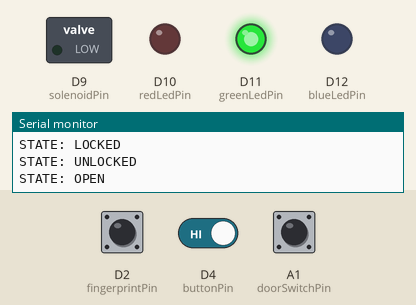
The sketch below on a simulated Arduino MKR. Parts: switched loads named in the sketch (green lamp = pin HIGH), output pins drawn as LEDs (lit = HIGH), the last lines printed to the serial monitor. The inputs (shaded band) are chosen by the test bench; at power-on: A1 (doorSwitchPin) HIGH, D4 (buttonPin) HIGH, D2 (fingerprintPin) HIGH. WiFi joins after 1.5 s; servers stay silent unless stated.

Above: at 13.8 s.
13.9 s: A1 (doorSwitchPin) pulled LOW for 0.3 s
At 16.2 s:
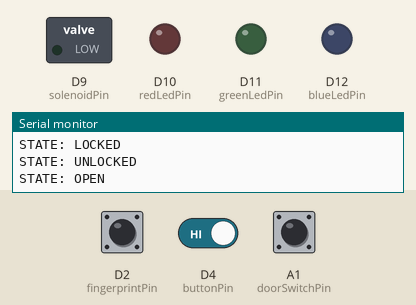
16.9 s: A1 (doorSwitchPin) pulled LOW for 1 s
At 17.9 s:
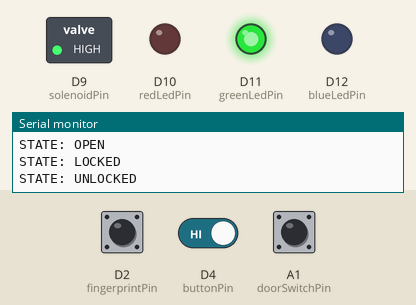
19.9 s: A1 (doorSwitchPin) pulled LOW for 3.2 s
At 20.23 s:
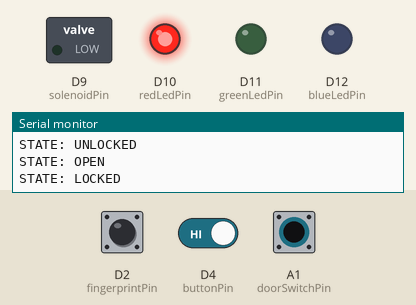
24.6 s: D4 (buttonPin) driven LOW and A1 (doorSwitchPin) driven LOW
At 27.4 s:
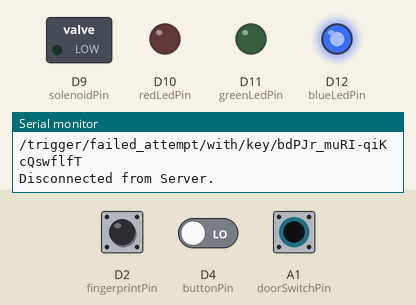
27.6 s: A1 (doorSwitchPin) driven HIGH
At 28.5 s:
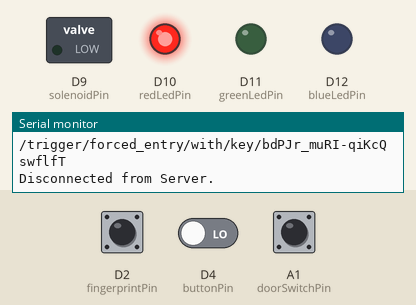
29.5 s: A1 (doorSwitchPin) driven LOW
At 31.8 s:
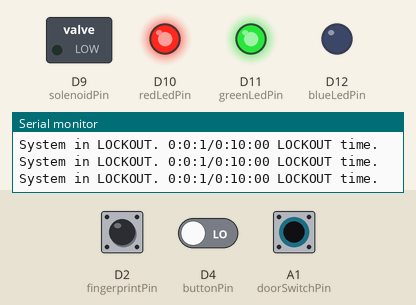
Timing chart, 0 to 33.5 s (numbered marks = the images above; inputs shaded):
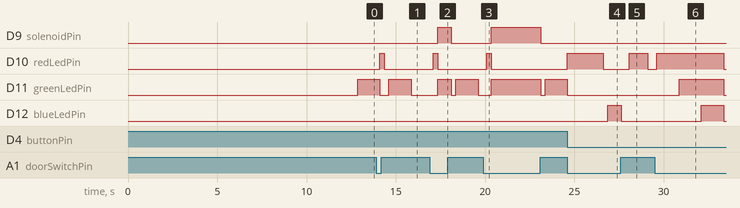

Measured:
- after the input at 13.9 s, D10 (redLedPin): LOW → HIGH after 0.21 s, → LOW 0.25 s later
- after the input at 16.9 s, D9 (solenoidPin): LOW → HIGH after 0.46 s, → LOW 0.75 s later; D10 (redLedPin): LOW → HIGH after 0.21 s, → LOW 0.25 s later
- after the input at 19.9 s, D9 (solenoidPin): LOW → HIGH after 0.46 s, → LOW 2.7 s later; D10 (redLedPin): LOW → HIGH after 0.21 s, → LOW 0.25 s later
- after the input at 24.6 s, D10 (redLedPin): LOW → HIGH at once, → LOW 2.0 s later; D11 (greenLedPin): goes on until 24.6 s, then stays LOW; D12 (blueLedPin): LOW → HIGH after 2.3 s
- after the input at 27.6 s, D10 (redLedPin): LOW → HIGH after 0.48 s, → LOW 1.0 s later
- after the input at 29.5 s, D11 (greenLedPin): LOW → HIGH after 1.4 s, → LOW 2.5 s later; D12 (blueLedPin): LOW → HIGH after 2.6 s, → LOW 1.2 s later

The sketch:

fingerprintDoorLock.ino
```cpp
#include <WiFiNINA.h>
#include <Adafruit_Fingerprint.h>
#include <Wire.h>
#include "secrets.h"

// setup serial for fingerprint sensor
#if (defined(__AVR__) || defined(ESP8266)) && !defined(__AVR_ATmega2560__)
SoftwareSerial mySerial(2, 3);
#else
#define mySerial Serial1
#endif


char ssid[] = SECRET_SSID;      // your network SSID (name)
char pass[] = SECRET_PASS;      // your network password
int status = WL_IDLE_STATUS;    // the WiFi radio's status
int keyIndex = 0;               // your network key Index number (needed only for WEP)
WiFiClient  client;

// IFTTT setup
char   HOST_NAME[] = "maker.ifttt.com";
String PATH_ONE = "/trigger/";
String PATH_TWO = "/with/key/bdPJr_muRI-qiKcQswflfT";
String pathString = "";
//=========
// WEBHOOKS
//=========
// forced_entry - https://maker.ifttt.com/trigger/forced_entry/with/key/bdPJr_muRI-qiKcQswflfT
// access_granted - https://maker.ifttt.com/trigger/access_granted/with/key/bdPJr_muRI-qiKcQswflfT
// open_to_long - https://maker.ifttt.com/trigger/open_to_long/with/key/bdPJr_muRI-qiKcQswflfT
// lockout - https://maker.ifttt.com/trigger/lockout/with/key/bdPJr_muRI-qiKcQswflfT
// failed_attempt - https://maker.ifttt.com/trigger/failed_attempt/with/key/bdPJr_muRI-qiKcQswflfT


// state setup
const int OPEN = 0, LOCKED = 1, WAITING = 2, SCANNING = 3, UNLOCKED = 4, LOCKOUT = 5, ALERT = 6;
int state;                                  // current state

// door state setup
const int DOOR_CLOSED = 0, DOOR_OPEN = 1;
int doorState;                              // current door state

// alert state setup for IFTTT
const int FORCED_ENTRY = 0, ACCESS_GRANTED = 1, OPEN_TO_LONG = 2, LOCKOUT_ALERT = 3, FAILED_ATTEMPT = 4;
int alertState;                              // current door state

// other variables
const int ATTEMPTS_ALLOWED = 3;             // allowed attempts before lockout
const int CONFIDENCE_LEVEL = 50;            // fingerprints need a confidence level above this to have a chance of gaining access
int declinedAttempts = 0;                   // current attempts that have failed to gain access
int flashCount = 0;                         // used to track the number of flashes in LOCKOUT
int red = LOW;                              // state of red LED, 0 = LOW, 1 = HIGH
int green = LOW;                            // state of green LED, 0 = LOW, 1 = HIGH
int blue = LOW;                             // state of blue LED, 0 = LOW, 1 = HIGH
int buttonState = 0;                        // changes when a button is pressed
int scanState = 2;                          // the next state after a finger is scanned
bool hasBeenNotified = false;               // is true when an alert message is sent
bool doorForced = false;                    // changes if door is forced open

// timer parameters in milliseconds
const unsigned long INTERVAL_TIME = 250;    // 0.25 second
const double LOCK_LED_TIME = 2000;          // 2 seconds; time showing the system was recently locked
const double SCAN_LED_TIME = 2000;          // 5 seconds; time allowed during scanning
const double UNLOCKED_LED_TIME = 5000;      // 5 seconds; time showing the system was recently unlocked
const double OPEN_TIME = 10000;             // 10 seconds; time allowed for door to be open before alerts start
const double ALERT_INTERVAL = 1000;         // 1 second; intervals of flashing lights while in alert state
const double LOCKOUT_TIME = 10000;          // 10 seconds; time in lockout after 3 denied/failed attempts in succession

// timers
double timer = 0;
double flashTimer = 0;
double timeInState = 0;
int seconds = 0;
int minutes = 0;
int hours = 0;
unsigned long currentMillis = 0;
unsigned long previousMillis = 0;

// fingerprint sensor setup
Adafruit_Fingerprint finger = Adafruit_Fingerprint(&mySerial); // assign serial to finger
const int FINGERPRINT_SLOTS = 128;             // allowed attempts before lockout
bool fingerScanned = false;
bool access = false;
bool fingersWithAccess[FINGERPRINT_SLOTS];

// Arduino Nano Pin Information
// 5V = Red wire from Fingerprint Sensor
// GND = Black wire from Fingerprint Sensor
// TX = White wire from Fingerprint Sensor
// RX = Green wire from Fingerprint Sensor
// D2 = Yellow wire from Fingerprint Sensor - detects when a finger is on the scanner
// D4 = Release button
// D9 = Solenoid Lock
// D10 = Red LED
// D11 = Green LED
// D12 = Blue LED
// D16 = Door switch

// inputs
const int fingerprintPin = 2; // detects finger on fingerprint sensor
const int buttonPin = 4;      // release button
const int doorSwitchPin = 16; // door switch sensor

// outputs
const int solenoidPin = 9;    // solenoid lock
const int redLedPin = 10;     // red led
const int greenLedPin = 11;   // green led
const int blueLedPin = 12;    // blue led

void setup() {

  // WiFi setup
  Serial.begin(115200);
  while (!Serial) {
    ;
  }

  // check for the WiFi module:
  if (WiFi.status() == WL_NO_MODULE) {
    Serial.println("Communication with WiFi module failed!");
    // don't continue
    while (true);
  }

  String fv = WiFi.firmwareVersion();
  if (fv < WIFI_FIRMWARE_LATEST_VERSION) {
    Serial.println("Please upgrade the firmware.");
  }

  // attempt to connect to WiFi network:
  while (status != WL_CONNECTED) {
    Serial.print("Attempting to connect to WPA SSID: ");
    Serial.println(ssid);
    // Connect to WPA/WPA2 network:
    status = WiFi.begin(ssid, pass);

    // wait 10 seconds for connection:
    loadingDelay(10);
  }
  // you're connected now, so print out the data:
  Serial.println("You're connected to the network.");

  // fingerprint sensor setup
  Serial.begin(9600);
  while (!Serial);  // For Yun/Leo/Micro/Zero/...
  delay(100);
  Serial.println("\n\nAdafruit finger detect test");

  // set the data rate for the sensor serial port
  finger.begin(57600);
  delay(5);
  if (finger.verifyPassword()) {
    Serial.println("Found fingerprint sensor!");
  } else {
    Serial.println("Did not find fingerprint sensor :(");
    while (1) { delay(1); }
  }
  // reset access array
  for (int i = 0; i < FINGERPRINT_SLOTS; i++) fingersWithAccess[i] = false;
  // fingers to  test
  fingersWithAccess[1] = true;  // left index
  fingersWithAccess[2] = false; // left middle
  fingersWithAccess[3] = true;  // left ring
  fingersWithAccess[4] = true;  // left thumb
  fingersWithAccess[5] = false; // right thumb

  pinMode(doorSwitchPin, INPUT_PULLUP);
  pinMode(buttonPin, INPUT);
  pinMode(fingerprintPin, INPUT);

  pinMode(solenoidPin, OUTPUT);
  pinMode(redLedPin, OUTPUT);
  pinMode(greenLedPin, OUTPUT);
  pinMode(blueLedPin, OUTPUT);
  nextDoorState(DOOR_CLOSED);
  next(LOCKED);
}

// this method prints to serial during delays to show that things are still working
void loadingDelay(int time){
  for (int i = 0; i < time; i++){
    Serial.print(". ");
    delay(1000);
  }
  Serial.println(". ");
}

// this method builds the path for the webhooks
void buildPath(){
  pathString = PATH_ONE;
  switch (alertState){
    case FORCED_ENTRY:
      pathString += "forced_entry";
      break;
    case ACCESS_GRANTED:
      pathString += "access_granted";
      break;
    case OPEN_TO_LONG:
      pathString += "open_to_long";
      break;
    case LOCKOUT_ALERT:
      pathString += "lockout";
      break;
    case FAILED_ATTEMPT:
      pathString += "failed_attempt";
      break;
  }
  pathString += PATH_TWO;
}

// this method connects to the webhook server and sends the webhook
void sendWebhook(){
  Serial.println("Connecting to Server.");

  // connect to web server on port 80:
  if (client.connect(HOST_NAME, 80)) {
    // if connected:
    Serial.println("Connected to server");
  }
  else {// if not connected:
    Serial.println("Connection failed");
  }
  buildPath();
  Serial.println(pathString);
  // make a HTTP request:
  // send HTTP header
  client.println("POST " + pathString + " HTTP/1.1");
  client.println("Host: " + String(HOST_NAME));
  client.println("Connection: close");
  client.println(); // end HTTP header

  // the server's disconnected, stop the client:
  client.stop();
  Serial.println("Disconnected from Server.");
}

// this method handles every tick for every state
void tick()
{
  timer -= INTERVAL_TIME;
  flashTimer -= INTERVAL_TIME;
  updateTimeInState();
  switch(state)
  {
    case OPEN:
      if (doorState == DOOR_CLOSED) {
        next(LOCKED);
        return;
      }
      if (flashTimer < 0) {
        flashTimer = ALERT_INTERVAL;
        green = LOW;
        flashCount++;
        if (flashCount > 1) flashCount = 0;
        if (flashCount > 0) green = HIGH;
        updateLEDs();
      }
      if (timer > 0) return;
      alertState = OPEN_TO_LONG;
      Serial.println("OPEN TO LONG: The system has detected that access has been open for more than "  + String(OPEN_TIME/1000) + " seconds! Please check system access.");
      hasBeenNotified = true;
      sendWebhook();
      next(ALERT);
      return;
    case LOCKED:
      if (doorState == DOOR_OPEN) {
        doorForced = true;
        next(ALERT);
      }
      if (timer > 0) return;
      next(WAITING);
      return;
    case WAITING:
      if (doorState == DOOR_OPEN) {
        doorForced = true;
        next(ALERT);
      }
      return;
    case SCANNING:
      if (doorState == DOOR_OPEN) {
        doorForced = true;
        next(ALERT);
      }
      if(!fingerScanned) scanState = scanningFinger();
      if (timer > 0 && !access) return;
      fingerScanned = false;
      next(scanState);
      return;
    case UNLOCKED:
      if (doorState == DOOR_OPEN) next(OPEN);
      if (timer > 0) return;
      next(LOCKED);
      return;
    case LOCKOUT:
      if (flashTimer < 0) {
        flashTimer = ALERT_INTERVAL;
        flashCount++;
        if (flashCount > 3) flashCount = 0;
        flashingLEDs();
        updateLEDs();
      }
      if (doorState == DOOR_OPEN) {
        doorForced = true;
        next(ALERT);
      }
      if (timer > 0) return;
      next(LOCKED);
      return;
    case ALERT:
      if (doorState == DOOR_CLOSED) {
        if (doorForced){
          doorForced = false;
          next (LOCKOUT);
          return;
        } else {
          next(LOCKED);
          return;
        }
      }
      if (doorState == DOOR_OPEN && !hasBeenNotified) {
        alertState = FORCED_ENTRY;
        Serial.println("FORCED_ENTRY: he system has been forced open! Please check system access.");
        hasBeenNotified = true;
        sendWebhook();
      }
      if (flashTimer < 0) {
        flashTimer = ALERT_INTERVAL;
        flashCount++;
        if (flashCount > 1) flashCount = 0;
        flashingLEDs();
        updateLEDs();
      }
      return;
    default:
      next(OPEN);
  }
}

// this method handles a release button press during the states
void releaseButtonPressed()
{
  buttonState = digitalRead(buttonPin);
  if (buttonState == LOW) return;

  buttonState = LOW;
  switch(state)
  {
    case OPEN:
      return;
    case LOCKED:
      next(UNLOCKED);
      return;
    case WAITING:
      next(UNLOCKED);
      return;
    case SCANNING:
      next(UNLOCKED);
      return;
    case UNLOCKED:
      return;
    case LOCKOUT:
      next(UNLOCKED);
      return;
    case ALERT:
      return;
    default:
      next(OPEN);
  }
}

// this method handles scanning the fingerprint
int scanningFinger()
{
  // scanned finger
  uint8_t scannedFinger = getFingerprintID();
  fingerScanned = true;
  // handle fingerprint scanner
  if (!access || !fingersWithAccess[scannedFinger])
  {
    access = false;
    declinedAttempts++;
    if (declinedAttempts == ATTEMPTS_ALLOWED)
    {
      alertState = LOCKOUT_ALERT;
      Serial.println("LOCKOUT: The system detected multiple failed or declined attempts. System is in LOUTOUT for " + String(LOCKOUT_TIME/1000) + " seconds!");
      sendWebhook();
      return LOCKOUT;
    }
    alertState = FAILED_ATTEMPT;
    Serial.println("FAILED ATTEMPT: A scan has failed to gain access. Remaining Attempts: " + String(ATTEMPTS_ALLOWED - declinedAttempts) + ".");
    sendWebhook();
    return WAITING;
  }
  alertState = ACCESS_GRANTED;
  Serial.println("ACCESS APPROVED! Door is UNLOCKED.");
  sendWebhook();
  return UNLOCKED;
}

// this method handles activation of the fingerprint sensor and determines what to do by looking at the current state
void readFingerprintSensor()
{
  // read the state of the fingerprint value:
  if(digitalRead(fingerprintPin) == LOW) return;

  bool access = false;
  switch(state)
  {
    case OPEN:
      return;
    case LOCKED:
      Serial.println("Door has just locked. Please wait.");
      return;
    case WAITING:
      next(SCANNING);
      return;
    case SCANNING:
      return;
    case UNLOCKED:
      return;
    case LOCKOUT:
      Serial.println("System in LOCKOUT. " + printTimeInState() + "/0:10:00 LOCKOUT time.");
      return;
    case ALERT:
      return;
    default:
      next(SCANNING);
  }
}

// this method handles door states
// this is part of a second FSM within the first but focuses on the state of the door
void nextDoorState(int newDoorState){
  doorState = newDoorState;
  // 0 is closed
  // 1 is open
  switch (doorState)  {
    case DOOR_CLOSED: // closed
      //Serial.println("Door switch is CLOSED");
      return;
    case DOOR_OPEN: // open
      //Serial.println("Door switch is OPEN");
      return;
  }
}

// this method reads the door switch sensor every tick
void readDoorSensor()
{
  int readDoorState = digitalRead(doorSwitchPin);
  if(doorState != readDoorState) nextDoorState(readDoorState);
}

// this method handles state changes and sets once off events
void next(int newState)
{
  flashCount = 0;
  flashingLEDs();
  resetTimeInState();
  state = newState;
  switch(state)
  {
    case OPEN:
      timer = OPEN_TIME;
      updateLEDs();
      digitalWrite(solenoidPin, LOW);
      Serial.println("STATE: OPEN");
      return;
    case LOCKED:
      hasBeenNotified = false;
      digitalWrite(solenoidPin, LOW);
      timer = LOCK_LED_TIME;
      red = HIGH;
      updateLEDs();
      Serial.println("STATE: LOCKED");
      return;
    case WAITING:
      updateLEDs();
      Serial.println("STATE: WAITING");
      return;
    case SCANNING:
      timer = SCAN_LED_TIME;
      blue = HIGH;
      updateLEDs();
      Serial.println("STATE: SCANNING");
      return;
    case UNLOCKED:
      digitalWrite(solenoidPin, HIGH);
      declinedAttempts = 0;
      timer = UNLOCKED_LED_TIME;
      green = HIGH;
      updateLEDs();
      Serial.println("STATE: UNLOCKED");
      return;
    case LOCKOUT:
      hasBeenNotified = false;
      timer = LOCKOUT_TIME;
      flashCount = 1;
      flashTimer = ALERT_INTERVAL;
      declinedAttempts = 0;
      flashingLEDs();
      updateLEDs();
      Serial.println("STATE: LOCKOUT");
      return;
    case ALERT:
      timer = ALERT_INTERVAL;
      flashCount = 0;
      flashingLEDs();
      updateLEDs();
      Serial.println("STATE: ALERT");
      return;
    default:
      next(OPEN);
  }
}

// this method sets the LED on and off according to flash count
void flashingLEDs()
{
  // red turns on when above 0
  // green turns on when above 1
  // blue turns on when above 2
  switch(flashCount){
    case 1:
      red = HIGH;
      green = LOW;
      blue = LOW;
      return;
    case 2:
      red = HIGH;
      green = HIGH;
      blue = LOW;
      return;
    case 3:
      red = HIGH;
      green = HIGH;
      blue = HIGH;
      return;
    default:
      red = LOW;
      green = LOW;
      blue = LOW;
  }
}

// this method updates the LEDs
void updateLEDs()
{
  digitalWrite(redLedPin, red);
  digitalWrite(greenLedPin, green);
  digitalWrite(blueLedPin, blue);
}

// this method resets the time in state
void resetTimeInState()
{
  seconds = 0;
  minutes = 0;
  hours = 0;
}

// updates the time in a state
// converts milliseconds to seconds, seconds to minutes, minutes to hours
// used to send in a webhook for alerts about lockout and attempts
void updateTimeInState(){
  timeInState += INTERVAL_TIME;

  if(timeInState > 1000)
  {
    timeInState -= 1000;
    seconds++;
  }

  if(seconds == 60)
  {
    seconds = 0;
    minutes++;
  }

  if (minutes == 60)
  {
    minutes = 0;
    hours++;
  }

  // it should never reach 1000 hours
  if (hours > 1000) resetTimeInState();
}

// prints the time in state to the serial
String printTimeInState(){
  String totalTime = String(hours) + ":" + String(minutes) + ":" + String(seconds);
  return totalTime;
}

// this method scans the finger on the fingerprint sensor
// uses the library to serach if there is a matching fingerprint
// grants access if the confidence is above the confidence level
// returns the finger ID
uint8_t getFingerprintID() {
  uint8_t p = finger.getImage();
  switch (p) {
    case FINGERPRINT_OK:
      Serial.println("Image taken");
      break;
    case FINGERPRINT_NOFINGER:
      Serial.println("No finger detected");
      return p;
    case FINGERPRINT_PACKETRECIEVEERR:
      Serial.println("Communication error");
      return p;
    case FINGERPRINT_IMAGEFAIL:
      Serial.println("Imaging error");
      return p;
    default:
      Serial.println("Unknown error");
      return p;
  }

  // Image OK success!

  p = finger.image2Tz();
  switch (p) {
    case FINGERPRINT_OK:
      Serial.println("Image converted");
      break;
    case FINGERPRINT_IMAGEMESS:
      Serial.println("Image too messy");
      return p;
    case FINGERPRINT_PACKETRECIEVEERR:
      Serial.println("Communication error");
      return p;
    case FINGERPRINT_FEATUREFAIL:
      Serial.println("Could not find fingerprint features");
      return p;
    case FINGERPRINT_INVALIDIMAGE:
      Serial.println("Could not find fingerprint features");
      return p;
    default:
      Serial.println("Unknown error");
      return p;
  }

  // Image OK converted!

  p = finger.fingerSearch();
  if (p == FINGERPRINT_OK) {
    Serial.println("Found a print match!");
  } else if (p == FINGERPRINT_PACKETRECIEVEERR) {
    Serial.println("Communication error");
    return p;
  } else if (p == FINGERPRINT_NOTFOUND) {
    Serial.println("Did not find a match");
    return p;
  } else {
    Serial.println("Unknown error");
    return p;
  }

  // found a match!
  Serial.print("Found ID #"); Serial.print(finger.fingerID);
  Serial.print(" with confidence of "); Serial.println(finger.confidence);

  if (finger.confidence > CONFIDENCE_LEVEL) access = true;

  return finger.fingerID;
}

void loop() {
  // timer to run on INTERVAL_TIME - set to 0.25 seconds
  currentMillis = millis();
  if (currentMillis < INTERVAL_TIME + previousMillis) return;
  previousMillis = currentMillis;

  // read inputs
  releaseButtonPressed();
  readDoorSensor();
  readFingerprintSensor();
  tick();

  // Connect or reconnect to WiFi
  if(WiFi.status() != WL_CONNECTED){
    Serial.print("Attempting to connect to SSID: ");
    Serial.println(SECRET_SSID);
    while(WiFi.status() != WL_CONNECTED){
      WiFi.begin(ssid, pass);  // Connect to WPA/WPA2 network. Change this line if using open or WEP network
      Serial.print(".");
      loadingDelay(5);
    }
    Serial.println("\nConnected.");
  }
}
```

Source omitted: secrets.h (240 bytes)
